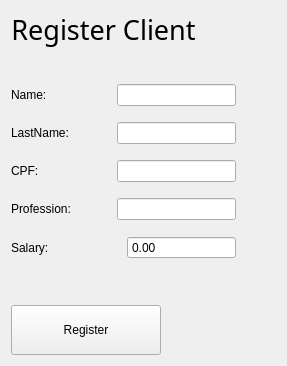
      <widget class="QWidget" name="RegisterClientPage">
       <layout class="QVBoxLayout" name="verticalLayout_3">
        <item>
         <layout class="QHBoxLayout" name="horizontalLayout_13">
          <item>
           <layout class="QVBoxLayout" name="verticalLayout">
            <property name="sizeConstraint">
             <enum>QLayout::SetMaximumSize</enum>
            </property>
            <item>
             <layout class="QHBoxLayout" name="horizontalLayout_12">
              <item>
               <widget class="QLabel" name="label_12">
                <property name="font">
                 <font>
                  <family>Segoe UI Semilight</family>
                  <pointsize>20</pointsize>
                  <bold>false</bold>
                 </font>
                </property>
                <property name="text">
                 <string>Register Client</string>
                </property>
                <property name="alignment">
                 <set>Qt::AlignBottom|Qt::AlignHCenter</set>
                </property>
                <property name="margin">
                 <number>0</number>
                </property>
               </widget>
              </item>
              <item>
               <spacer name="horizontalSpacer_8">
                <property name="orientation">
                 <enum>Qt::Horizontal</enum>
                </property>
                <property name="sizeHint" stdset="0">
                 <size>
                  <width>40</width>
                  <height>20</height>
                 </size>
                </property>
               </spacer>
              </item>
             </layout>
            </item>
            <item>
             <spacer name="verticalSpacer_2">
              <property name="orientation">
               <enum>Qt::Vertical</enum>
              </property>
              <property name="sizeType">
               <enum>QSizePolicy::Preferred</enum>
              </property>
              <property name="sizeHint" stdset="0">
               <size>
                <width>20</width>
                <height>20</height>
               </size>
              </property>
             </spacer>
            </item>
            <item>
             <layout class="QHBoxLayout" name="horizontalLayout_7">
              <property name="topMargin">
               <number>10</number>
              </property>
              <property name="bottomMargin">
               <number>10</number>
              </property>
              <item>
               <widget class="QLabel" name="label_5">
                <property name="minimumSize">
                 <size>
                  <width>100</width>
                  <height>0</height>
                 </size>
                </property>
                <property name="maximumSize">
                 <size>
                  <width>100</width>
                  <height>16777215</height>
                 </size>
                </property>
                <property name="baseSize">
                 <size>
                  <width>100</width>
                  <height>200</height>
                 </size>
                </property>
                <property name="font">
                 <font>
                  <stylestrategy>PreferDefault</stylestrategy>
                 </font>
                </property>
                <property name="text">
                 <string>Name:</string>
                </property>
                <property name="scaledContents">
                 <bool>false</bool>
                </property>
                <property name="margin">
                 <number>2</number>
                </property>
               </widget>
              </item>
              <item>
               <widget class="QLineEdit" name="in_name_register"/>
              </item>
             </layout>
            </item>
            <item>
             <layout class="QHBoxLayout" name="horizontalLayout_2">
              <property name="bottomMargin">
               <number>10</number>
              </property>
              <item>
               <widget class="QLabel" name="label_6">
                <property name="minimumSize">
                 <size>
                  <width>100</width>
                  <height>0</height>
                 </size>
                </property>
                <property name="maximumSize">
                 <size>
                  <width>100</width>
                  <height>16777215</height>
                 </size>
                </property>
                <property name="text">
                 <string>LastName:</string>
                </property>
                <property name="margin">
                 <number>2</number>
                </property>
               </widget>
              </item>
              <item>
               <widget class="QLineEdit" name="in_last_register">
                <property name="inputMask">
                 <string/>
                </property>
               </widget>
              </item>
             </layout>
            </item>
            <item>
             <layout class="QHBoxLayout" name="horizontalLayout_8">
              <property name="bottomMargin">
               <number>10</number>
              </property>
              <item>
               <widget class="QLabel" name="label_2">
                <property name="minimumSize">
                 <size>
                  <width>100</width>
                  <height>0</height>
                 </size>
                </property>
                <property name="maximumSize">
                 <size>
                  <width>100</width>
                  <height>16777215</height>
                 </size>
                </property>
                <property name="text">
                 <string>CPF:</string>
                </property>
                <property name="margin">
                 <number>2</number>
                </property>
               </widget>
              </item>
              <item>
               <widget class="QLineEdit" name="in_cpf_register">
                <property name="inputMask">
                 <string/>
                </property>
                <property name="maxLength">
                 <number>11</number>
                </property>
               </widget>
              </item>
             </layout>
            </item>
            <item>
             <layout class="QHBoxLayout" name="horizontalLayout_9">
              <property name="bottomMargin">
               <number>10</number>
              </property>
              <item>
               <widget class="QLabel" name="label_4">
                <property name="minimumSize">
                 <size>
                  <width>100</width>
                  <height>0</height>
                 </size>
                </property>
                <property name="maximumSize">
                 <size>
                  <width>100</width>
                  <height>16777215</height>
                 </size>
                </property>
                <property name="text">
                 <string>Profession:</string>
                </property>
                <property name="margin">
                 <number>2</number>
                </property>
               </widget>
              </item>
              <item>
               <widget class="QLineEdit" name="in_job_register"/>
              </item>
             </layout>
            </item>
            <item>
             <layout class="QHBoxLayout" name="horizontalLayout_10">
              <property name="bottomMargin">
               <number>0</number>
              </property>
              <item>
               <widget class="QLabel" name="label_3">
                <property name="enabled">
                 <bool>true</bool>
                </property>
                <property name="minimumSize">
                 <size>
                  <width>100</width>
                  <height>0</height>
                 </size>
                </property>
                <property name="text">
                 <string>Salary: </string>
                </property>
                <property name="margin">
                 <number>2</number>
                </property>
               </widget>
              </item>
              <item>
               <widget class="QDoubleSpinBox" name="in_salary_register">
                <property name="enabled">
                 <bool>true</bool>
                </property>
                <property name="baseSize">
                 <size>
                  <width>100</width>
                  <height>100</height>
                 </size>
                </property>
                <property name="autoFillBackground">
                 <bool>false</bool>
                </property>
                <property name="buttonSymbols">
                 <enum>QAbstractSpinBox::NoButtons</enum>
                </property>
                <property name="maximum">
                 <double>999999999999999.000000000000000</double>
                </property>
               </widget>
              </item>
             </layout>
            </item>
            <item>
             <spacer name="verticalSpacer">
              <property name="orientation">
               <enum>Qt::Vertical</enum>
              </property>
              <property name="sizeHint" stdset="0">
               <size>
                <width>20</width>
                <height>40</height>
               </size>
              </property>
             </spacer>
            </item>
            <item>
             <layout class="QHBoxLayout" name="horizontalLayout_11">
              <item>
               <widget class="QPushButton" name="cadastrar_button_register">
                <property name="sizePolicy">
                 <sizepolicy hsizetype="Expanding" vsizetype="Preferred">
                  <horstretch>100</horstretch>
                  <verstretch>30</verstretch>
                 </sizepolicy>
                </property>
                <property name="minimumSize">
                 <size>
                  <width>150</width>
                  <height>50</height>
                 </size>
                </property>
                <property name="maximumSize">
                 <size>
                  <width>100</width>
                  <height>50</height>
                 </size>
                </property>
                <property name="cursor">
                 <cursorShape>PointingHandCursor</cursorShape>
                </property>
                <property name="text">
                 <string>Register</string>
                </property>
               </widget>
              </item>
              <item>
               <spacer name="horizontalSpacer_2">
                <property name="orientation">
                 <enum>Qt::Horizontal</enum>
                </property>
                <property name="sizeHint" stdset="0">
                 <size>
                  <width>40</width>
                  <height>20</height>
                 </size>
                </property>
               </spacer>
              </item>
             </layout>
            </item>
           </layout>
          </item>
          <item>
           <spacer name="horizontalSpacer_10">
            <property name="orientation">
             <enum>Qt::Horizontal</enum>
            </property>
            <property name="sizeType">
             <enum>QSizePolicy::MinimumExpanding</enum>
            </property>
            <property name="sizeHint" stdset="0">
             <size>
              <width>40</width>
              <height>20</height>
             </size>
            </property>
           </spacer>
          </item>
         </layout>
        </item>
       </layout>
      </widget>
